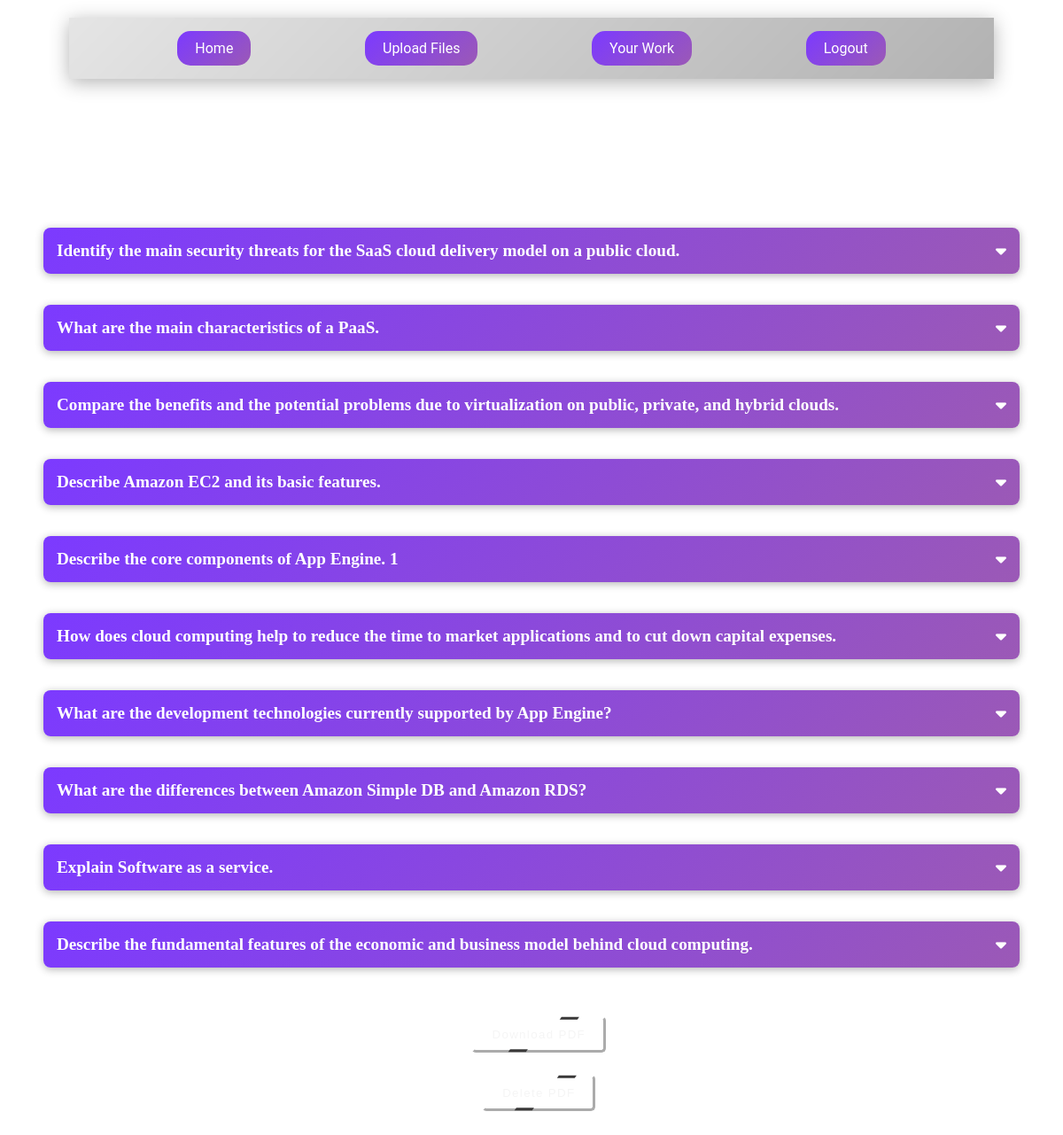
Page /view_answers/93/ (signed in) on the committed database.
### core/models.py (models this page shows, shortened)
class APIResponse(models.Model):
    question = models.TextField()
    answer = models.TextField()
    document = models.ForeignKey(Document, on_delete=models.CASCADE, related_name='api_responses', default=75)
    question_id = models.PositiveIntegerField(default=-1)
    created_at = models.DateTimeField(auto_now_add=True)
    user = models.ForeignKey(User, on_delete=models.CASCADE, default=1)
    class Meta:
        unique_together = ('document', 'question_id')

### core/views.py (the view)
# urls.py: path('view_answers/<int:file_id>/', views.view_answers, name='view_answers'),  # New URL pattern for viewing answers
@login_required
def view_answers(request, file_id):
    print(f"Viewing answers for file with ID: {file_id}.")
    document = get_object_or_404(Document, id=file_id, user=request.user)  # Filter by logged-in user
    answers = document.api_responses.filter(user=request.user)  # Ensure to filter by user
    question_answer_map = {}
    for response in answers:
        question_id = response.question_id  # Get the question ID
        question_text = response.question  # Get the question text
        formatted_answer = response.answer  # Get the formatted answer
        question_answer_map[question_id] = {
            'question': question_text,
            'answer': formatted_answer
        }
    pdf_file_path = os.path.join(settings.MEDIA_ROOT, f"answers/answers_{document.id}.pdf")
    pdf_file_path = generate_question_bank_pdf(
        [item['question'] for item in question_answer_map.values()],
        [item['answer'] for item in question_answer_map.values()],
        document.id
    )
    return render(request, 'core/generate_answers.html', {
        'document': document,
        'question_answer_map': question_answer_map,
        'pdf_file_path': pdf_file_path,
        'viewing_answers': True,
        'document_id' : document.id,
    })

### core/views.py (called while the page is built)
def generate_metadata_section(metadata):
    if metadata:
        section = "<div>"
        for key, value in metadata.items():
            section += f"<p>{key}: {value}</p>"
        section += "</div>"
        return section
    return ""

def generate_toc(questions):
    toc = "<ul>"
    for i, question in enumerate(questions, start=1):
        truncated_question = (question[:60] + '...') if len(question) > 60 else question
        toc += f"<li>{i}. {truncated_question}</li>"
    toc += "</ul>"
    return toc

def generate_questions_answers(questions, answers):
    content = ""
    for i, (question, answer) in enumerate(zip(questions, answers), start=1):
        content += f"<div class='question-answer'><div class='question'>{i}. {question}</div><div class='answer'>{answer}</div></div>"
    return content

### core/templates/core/generate_answers.html (shortened to what this page needs)
{% load static %}
<!DOCTYPE html>
<html lang="en">
<head>
    <link rel="stylesheet" href="https://cdnjs.cloudflare.com/ajax/libs/font-awesome/6.1.1/css/all.min.css" />
</head>
<body>
    <nav class="nav">
        <a href="{% url 'index' %}">Home</a>
        <a href="{% url 'upload_pdf' %}">Upload Files</a>
        <a href="{% url 'saved_files' %}">Your Work</a>
        {% if user.is_authenticated %}
            <a href="{% url 'log_out' %}" class="nav-br-buttons">Logout</a>
        {% endif %}
    </nav>
    <div class="document-name"><h2>{{ document.name|title }}</h2></div>
    <div class="main-container">
        <div class="question-answers-container">
            {% if question_answer_map %}
                {% for question_id, qa in question_answer_map.items %}
                <div class="question-answers-area">
                    <div id="question-{{ question_id }}" class="question" data-answer-id="answer-{{ question_id }}">
                        {{ qa.question|capfirst }}
                        <i class="toggle-icon fa fa-caret-down"></i>
                    </div>
                </div>
                {% endfor %}
            {% else %}
                <p>No questions found.</p>
            {% endif %}
            <div class="button-container">
                <button class="generate-answer-button" style="width: fit-content; text-align: center; margin-left: 45%;" id="download_button">
                    <a href="{% url 'download_file' document.id %}" style="text-decoration: none;">
                        <span>Download PDF</span><i class="i1"></i><i class="i2"></i>
                    </a>
                </button>
                <button class="generate-answer-button" style="width: fit-content; text-align: center; margin-left: 45%;" id="deleted_button">
                    <a href="{% url 'delete_file' document.id %}" style="text-decoration: none;">
                        <span>Delete PDF</span><i class="i1"></i><i class="i2"></i>
                    </a>
                </button>
            </div>
        </div>
    </div>
    </body>
</html>

### rows in the picture
APIResponse: question "Identify the main security threats for the SaaS cloud delivery model on a public cloud."
APIResponse: question "What are the main characteristics of a PaaS."
APIResponse: question "Compare the benefits and the potential problems due to virtualization on public, private, and hybrid clouds."
APIResponse: question "Describe Amazon EC2 and its basic features."
APIResponse: question "Describe the core components of App Engine. 1"
APIResponse: question "How does cloud computing help to reduce the time to market applications and to cut down capital expenses."
APIResponse: question "What are the development technologies currently supported by App Engine?"
APIResponse: question "What are the differences between Amazon Simple DB and Amazon RDS?"
APIResponse: question "Explain Software as a service."
APIResponse: question "Describe the fundamental features of the economic and business model behind cloud computing."
